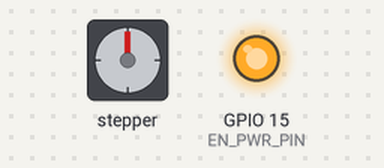
Recording of a sketch running on a simulated ESP32. Shown: stepper motor, output pins drawn as LEDs (lit = HIGH). Wiring (inferred from the names in the program): stepper motor driver (388 steps per turn assumed): step GPIO 14; direction GPIO 12; enable GPIO 33. Pins used as bus, display or sensor lines are not drawn.

Above: at 2.4 s.
Timing chart, 0 to 3.9 s (numbered marks = the images above):
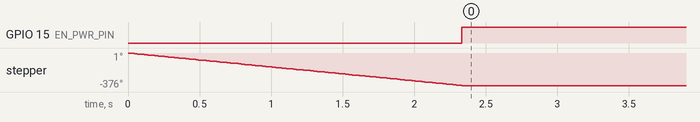

The sketch:

laser_scaner.ino
```cpp
#define STEP_PIN 14
#define DIR_PIN 12
#define ENABLE_PIN 33

#define EN_PWR_PIN 15

const int stepsPerRevolution87dot4degree = 388;
const int stepsPerRevolution1dot3degree = 6;
const int stepsPerRevolutionback = 406;
const int stepDelay = 3000;

void setup() {
  pinMode(STEP_PIN, OUTPUT);
  pinMode(DIR_PIN, OUTPUT);
  pinMode(ENABLE_PIN, OUTPUT);
  pinMode(EN_PWR_PIN, OUTPUT);
  digitalWrite(EN_PWR_PIN, LOW);
  digitalWrite(ENABLE_PIN, LOW);
}

void loop() {
  digitalWrite(DIR_PIN, LOW);
  for (int i = 0; i < stepsPerRevolution87dot4degree; i++) {
    digitalWrite(STEP_PIN, HIGH);
    delayMicroseconds(stepDelay);
    digitalWrite(STEP_PIN, LOW);
    delayMicroseconds(stepDelay);
  }

  powerOnLaser();


  delay(40000);

  powerOffLaser();

  for (int i = 0; i < stepsPerRevolution1dot3degree; i++) {
    digitalWrite(STEP_PIN, HIGH);
    delayMicroseconds(stepDelay);
    digitalWrite(STEP_PIN, LOW);
    delayMicroseconds(stepDelay);
  }
  powerOnLaser();


  delay(40000);

  powerOffLaser();

  for (int i = 0; i < stepsPerRevolution1dot3degree; i++) {
    digitalWrite(STEP_PIN, HIGH);
    delayMicroseconds(stepDelay);
    digitalWrite(STEP_PIN, LOW);
    delayMicroseconds(stepDelay);
  }
  powerOnLaser();


  delay(40000);

  powerOffLaser();

  for (int i = 0; i < stepsPerRevolution1dot3degree; i++) {
    digitalWrite(STEP_PIN, HIGH);
    delayMicroseconds(stepDelay);
    digitalWrite(STEP_PIN, LOW);
    delayMicroseconds(stepDelay);
  }
  powerOnLaser();


  delay(40000);

  powerOffLaser();


  digitalWrite(DIR_PIN, HIGH);
  for (int i = 0; i < stepsPerRevolutionback; i++) {
    digitalWrite(STEP_PIN, HIGH);
    delayMicroseconds(stepDelay);
    digitalWrite(STEP_PIN, LOW);
    delayMicroseconds(stepDelay);
  }


  delay(1000);
}

void powerOnLaser() {
    digitalWrite(EN_PWR_PIN, HIGH);
    delay(100);
}

void powerOffLaser() {
    digitalWrite(EN_PWR_PIN, LOW);
    delay(100);
}
```

Measured:
- by itself, GPIO 15 (EN_PWR_PIN): LOW → HIGH at 2.3 s
- by itself, stepper: turns 360° counter-clockwise in 2.3 s
